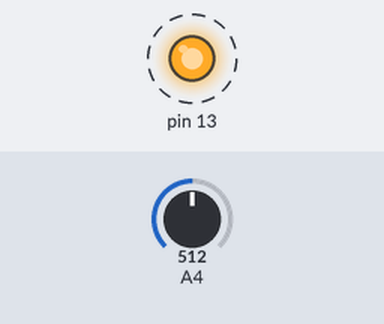
Bench run of a sketch on a simulated Arduino Uno, built with avr-gcc and run on an emulated ATmega328P. Shown: output pins drawn as LEDs (lit = HIGH). Dashed ring = blinking. Inputs (shaded band) come from the test bench; at power-on: A4 = 512. What the sketch prints to the serial monitor is not drawn.

Above: at 0.4 s.
Timing chart, 0 to 4.6 s (numbered marks = the images above):
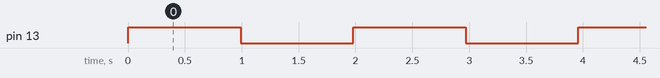

The sketch:

multitask_test.ino
```cpp
#include <Arduino_FreeRTOS.h>

// define two tasks for Blink & AnalogRead
void TaskBlink( void *pvParameters );
void TaskAnalogRead( void *pvParameters );

// the setup function runs once when you press reset or power the board
void setup() {

  // Now set up two tasks to run independently.
  xTaskCreate(
    TaskBlink
    ,  (const portCHAR *)"Blink"   // A name just for humans
    ,  128  // Stack size
    ,  NULL
    ,  2  // priority
    ,  NULL );

  xTaskCreate(
    TaskAnalogRead
    ,  (const portCHAR *) "AnalogRead"
    ,  128 // This stack size can be checked & adjusted by reading Highwater
    ,  NULL
    ,  1  // priority
    ,  NULL );

  // Now the task scheduler, which takes over control of scheduling individual tasks, is automatically started.
}

void loop()
{
  // Empty. Things are done in Tasks.
}

/*--------------------------------------------------*/
/*---------------------- Tasks ---------------------*/
/*--------------------------------------------------*/

void TaskBlink(void *pvParameters)  // This is a task.
{
  (void) pvParameters;

  // initialize digital pin 13 as an output.
  pinMode(13, OUTPUT);

  for (;;) // A Task shall never return or exit.
  {
    digitalWrite(13, HIGH);   // turn the LED on (HIGH is the voltage level)
    vTaskDelay( 1000 / portTICK_PERIOD_MS ); // wait for one second
    digitalWrite(13, LOW);    // turn the LED off by making the voltage LOW
    vTaskDelay( 1000 / portTICK_PERIOD_MS ); // wait for one second
  }
}

void TaskAnalogRead(void *pvParameters)  // This is a task.
{
  (void) pvParameters;

  // initialize serial communication at 9600 bits per second:
  Serial.begin(9600);

  for (;;)
  {
    // read the input on analog pin 0:
    int sensorValue = analogRead(A4);
    // print out the value you read:
    Serial.println(sensorValue);
    vTaskDelay(1);  // one tick delay (15ms) in between reads for stability
  }
}
```

Measured:
- by itself, pin 13: alternates HIGH for 0.99 s and LOW for 0.99 s
